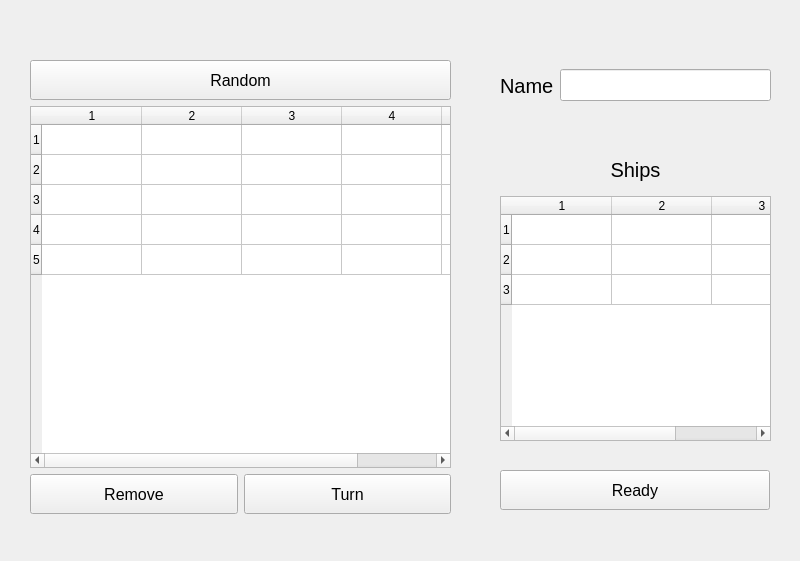
<?xml version="1.0" encoding="UTF-8"?>
<ui version="4.0">
 <class>Form</class>
 <widget class="QWidget" name="Form">
  <property name="geometry">
   <rect>
    <x>0</x>
    <y>0</y>
    <width>800</width>
    <height>561</height>
   </rect>
  </property>
  <property name="windowTitle">
   <string>Form</string>
  </property>
  <widget class="QWidget" name="horizontalLayoutWidget">
   <property name="geometry">
    <rect>
     <x>500</x>
     <y>60</y>
     <width>271</width>
     <height>51</height>
    </rect>
   </property>
   <layout class="QHBoxLayout" name="name_input_layout">
    <item>
     <widget class="QLabel" name="name_label">
      <property name="font">
       <font>
        <pointsize>15</pointsize>
       </font>
      </property>
      <property name="text">
       <string>Name</string>
      </property>
     </widget>
    </item>
    <item>
     <widget class="QLineEdit" name="input">
      <property name="minimumSize">
       <size>
        <width>0</width>
        <height>20</height>
       </size>
      </property>
      <property name="font">
       <font>
        <pointsize>15</pointsize>
       </font>
      </property>
     </widget>
    </item>
   </layout>
  </widget>
  <widget class="QPushButton" name="ready_button">
   <property name="geometry">
    <rect>
     <x>500</x>
     <y>470</y>
     <width>270</width>
     <height>40</height>
    </rect>
   </property>
   <property name="font">
    <font>
     <pointsize>12</pointsize>
    </font>
   </property>
   <property name="text">
    <string>Ready</string>
   </property>
  </widget>
  <widget class="QWidget" name="verticalLayoutWidget">
   <property name="geometry">
    <rect>
     <x>30</x>
     <y>60</y>
     <width>421</width>
     <height>454</height>
    </rect>
   </property>
   <layout class="QGridLayout" name="placement_management">
    <item row="2" column="1">
     <widget class="QPushButton" name="turn_button">
      <property name="minimumSize">
       <size>
        <width>0</width>
        <height>40</height>
       </size>
      </property>
      <property name="font">
       <font>
        <pointsize>12</pointsize>
       </font>
      </property>
      <property name="text">
       <string>Turn</string>
      </property>
     </widget>
    </item>
    <item row="1" column="0" colspan="2">
     <widget class="QTableWidget" name="board">
      <property name="minimumSize">
       <size>
        <width>360</width>
        <height>360</height>
       </size>
      </property>
      <property name="rowCount">
       <number>5</number>
      </property>
      <property name="columnCount">
       <number>5</number>
      </property>
      <row/>
      <row/>
      <row/>
      <row/>
      <row/>
      <column/>
      <column/>
      <column/>
      <column/>
      <column/>
     </widget>
    </item>
    <item row="0" column="0" colspan="2">
     <widget class="QPushButton" name="random_button">
      <property name="minimumSize">
       <size>
        <width>0</width>
        <height>40</height>
       </size>
      </property>
      <property name="font">
       <font>
        <pointsize>12</pointsize>
       </font>
      </property>
      <property name="text">
       <string>Random</string>
      </property>
     </widget>
    </item>
    <item row="2" column="0">
     <widget class="QPushButton" name="remove_button">
      <property name="minimumSize">
       <size>
        <width>0</width>
        <height>40</height>
       </size>
      </property>
      <property name="font">
       <font>
        <pointsize>12</pointsize>
       </font>
      </property>
      <property name="text">
       <string>Remove</string>
      </property>
     </widget>
    </item>
   </layout>
  </widget>
  <widget class="QWidget" name="verticalLayoutWidget_2">
   <property name="geometry">
    <rect>
     <x>500</x>
     <y>150</y>
     <width>271</width>
     <height>291</height>
    </rect>
   </property>
   <layout class="QVBoxLayout" name="ships_layout">
    <item>
     <widget class="QLabel" name="ships_label">
      <property name="minimumSize">
       <size>
        <width>0</width>
        <height>40</height>
       </size>
      </property>
      <property name="font">
       <font>
        <pointsize>15</pointsize>
       </font>
      </property>
      <property name="text">
       <string>Ships</string>
      </property>
      <property name="alignment">
       <set>Qt::AlignCenter</set>
      </property>
     </widget>
    </item>
    <item>
     <widget class="QTableWidget" name="table_ships">
      <property name="rowCount">
       <number>3</number>
      </property>
      <property name="columnCount">
       <number>3</number>
      </property>
      <row/>
      <row/>
      <row/>
      <column/>
      <column/>
      <column/>
     </widget>
    </item>
   </layout>
  </widget>
 </widget>
 <resources/>
 <connections/>
</ui>
